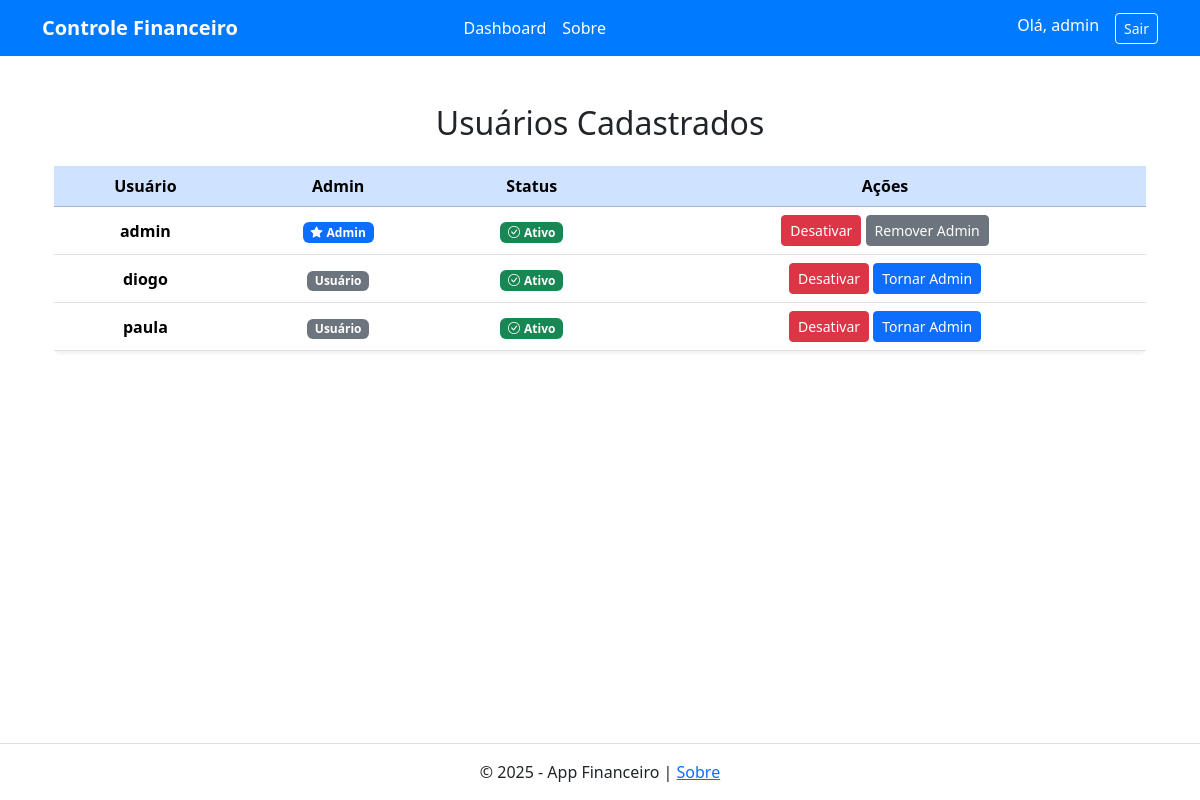
The app's page /admin/usuários (signed in) with its own data.
### tables this page shows
CREATE TABLE usuarios (
            id INTEGER PRIMARY KEY AUTOINCREMENT,
            username TEXT NOT NULL UNIQUE,
            senha_hash TEXT NOT NULL
        , is_admin BOOLEAN DEFAULT 0, ativo BOOLEAN DEFAULT 1);

### app.py (the view)
@app.route('/admin/usuários')
def listar_usuarios():
    if not session.get('is_admin'):
        flash('Acesso restrito para administradores.', 'danger')
        return redirect(url_for('login'))
    with sqlite3.connect('financeiro.db') as conexao:
        cursor = conexao.cursor()
        cursor.execute("SELECT id, username, senha_hash, is_admin, ativo FROM usuarios")
        usuarios = cursor.fetchall()
    return render_template('admin/usuarios.html', usuarios=usuarios)

### templates/admin/usuarios.html (shortened to what this page needs)
{% extends 'base.html' %}
{% block content %}
<div class="container mt-5">
    <h2 class="mb-4 text-center">Usuários Cadastrados</h2>
    <div class="table-responsive">
        <table class="table table-hover align-middle text-center shadow-sm rounded">
            <thead class="table-primary">
                <tr>
                    <th>Usuário</th>
                    <th>Admin</th>
                    <th>Status</th>
                    <th>Ações</th>
                </tr>
            </thead>
            <tbody>
                {% for usuario in usuarios %}
                <tr>
                    <td class="fw-semibold">{{ usuario[1] }}</td>
                    <td>
                        {% if usuario[3] %}
                            <span class="badge bg-primary"><i class="bi bi-star-fill me-1"></i>Admin</span>
                        {% else %}
                            <span class="badge bg-secondary">Usuário</span>
                        {% endif %}
                    </td>
                    <td>
                        {% if usuario[4] == 1 %}
                            <span class="badge bg-success"><i class="bi bi-check-circle me-1"></i>Ativo</span>
                        {% else %}
                            <span class="badge bg-danger"><i class="bi bi-x-circle me-1"></i>Inativo</span>
                        {% endif %}
                    </td>
                    <td>
                        <button class="btn btn-sm {% if usuario[4] %}btn-danger{% else %}btn-success{% endif %}"
                                data-bs-toggle="modal"
                                data-bs-target="#confirmarAcao{{ usuario[0] }}">
                            {% if usuario[4] %}Desativar{% else %}Ativar{% endif %}
                        </button>
                        <button class="btn btn-sm {% if usuario[3] %}btn-secondary{% else %}btn-primary{% endif %}"
                                data-bs-toggle="modal"
                                data-bs-target="#confirmarAdmin{{ usuario[0] }}">
                            {% if usuario[3] %}Remover Admin{% else %}Tornar Admin{% endif %}
                        </button>
                    </td>
                </tr>
                {% endfor %}
            </tbody>
        </table>
    </div>
</div>
{% endblock %}

### templates/includes/navbar.html (shortened to what this page needs)
<nav class="navbar navbar-expand-lg" style="background-color: #007BFF;">
    <div class="container">
        <a class="navbar-brand text-white fw-bold" href="{{ url_for('home') }}">Controle Financeiro</a>
        <div class="collapse navbar-collapse" id="navbarNav">
    {% if session.get('usuario') %}
        <ul class="navbar-nav mx-auto mb-2 mb-lg-0">
            {% if session['is_admin'] %}
                <li class="nav-item">
                    <a class="nav-link text-white" href="{{ url_for('admin_dashboard') }}">Dashboard</a>
                </li>
                <li class="nav-item">
                    <a class="nav-link text-white" href="{{ url_for('about') }}">Sobre</a>
                </li>
            {% endif %}
        </ul>
        <div class="d-flex ms-auto">
            <span class="text-white me-3">Olá, {{ session['usuario']['username'] }}</span>
            <a class="btn btn-outline-light btn-sm" href="{{ url_for('logout') }}">Sair</a>
        </div>
    {% else %}
        <div class="ms-auto">
            <a class="btn btn-outline-light btn-sm" href="{{ url_for('login') }}">Entrar</a>
        </div>
    {% endif %}
</div>
    </div>
</nav>

### records on screen
usuarios: usuario.username "admin", username "admin", is_admin True (drawn), ativo True (drawn)
usuarios: username "diogo", is_admin "Usuário", ativo True (drawn)
usuarios: username "paula", is_admin "Usuário", ativo True (drawn)
